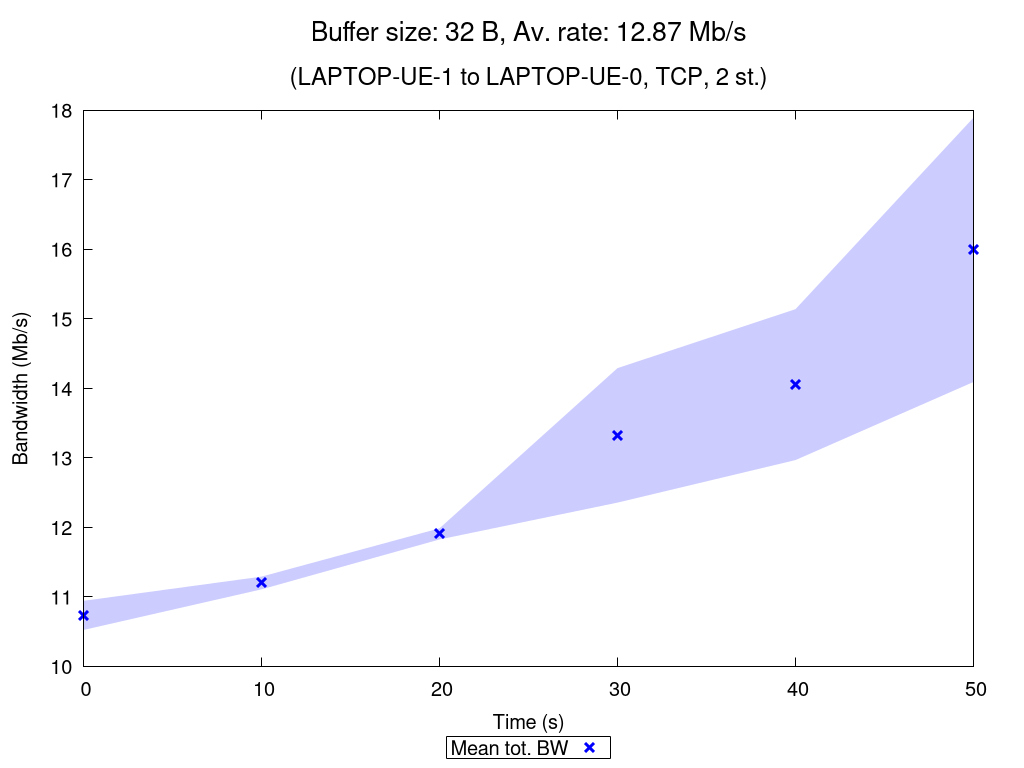

Generate this figure with gnuplot:
set terminal pngcairo nocrop enhanced size 1024,768 font "Verdana,15"
set output "TCP_2_st_2020_10_18_01-36-23_two2one_00032B.png"

set title "{/=20 Buffer size: 32 B, Av. rate: 12.87 Mb/s}\n\n{/=18 (LAPTOP-UE-1 to LAPTOP-UE-0, TCP, 2 st.)}"

set xlabel "Time (s)"
set ylabel "Bandwidth (Mb/s)"
set ytics nomirror
set key bmargin center horizontal box samplen 1 width -1
set bmargin 4.6
set rmargin 4.5

rf = 1000000.0  # rate factor
set style fill transparent solid 0.2 noborder
set autoscale xfix
plot "TCP_2_st_2020_10_18_01-36-23_two2one_00032B_iperf_processed.dat" using 1:($2/rf-$3/rf):($2/rf+$3/rf) with filledcurves lc rgb "blue" notitle, \
     "" using 1:($2/rf) with points pt 2 ps 1.5 lw 3 lc rgb "blue" title "Mean tot. BW", \
